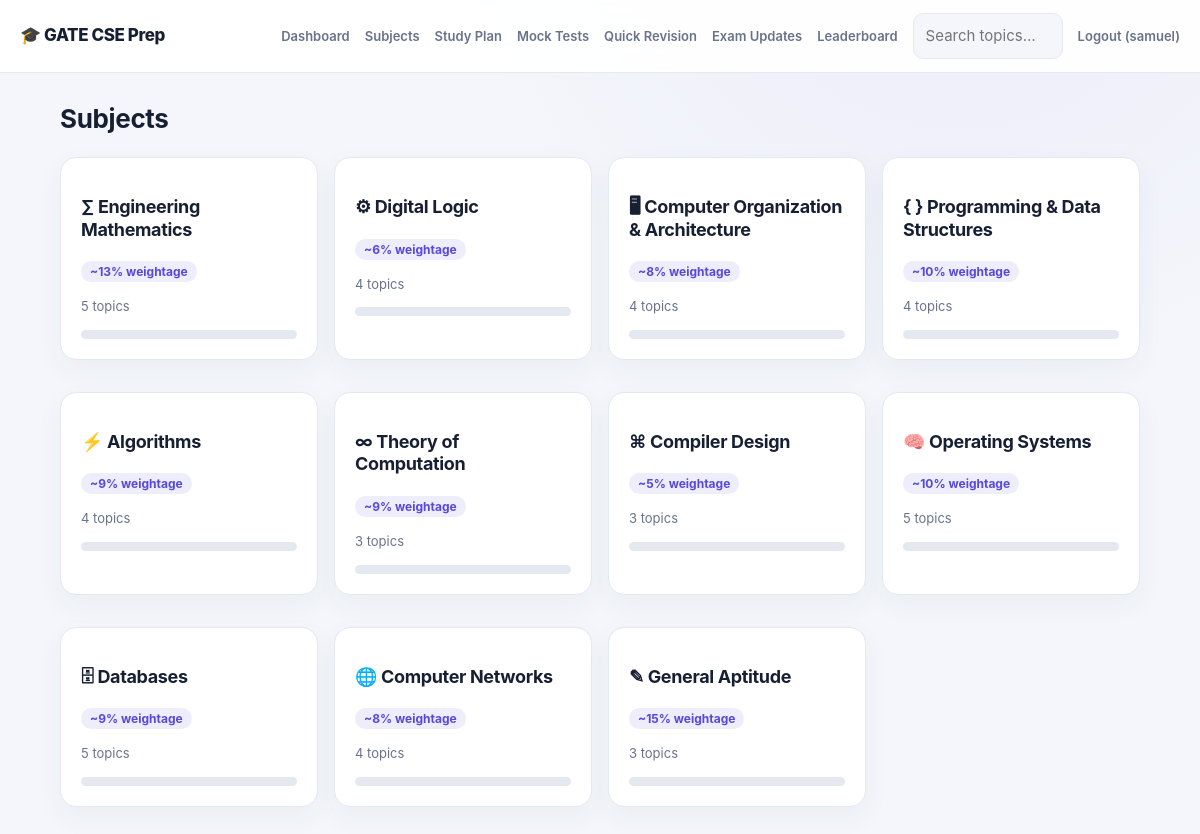
The page /subjects (signed in) on the database its author committed.
### tables this page shows
CREATE TABLE users(id INTEGER PRIMARY KEY, name TEXT, email TEXT UNIQUE, pw TEXT, is_admin INT DEFAULT 0, hours REAL DEFAULT 4, exam_date TEXT);

CREATE TABLE subjects(id INTEGER PRIMARY KEY, name TEXT, weightage INT, icon TEXT);

### app.py (the view)
@app.route("/subjects")
@login_required
def subjects():
    return render_template("subjects.html", subs=subject_stats(g.user["id"]))

### app.py (called while the page is built)
def db():
    if "db" not in g:
        g.db = sqlite3.connect(app.config["DATABASE"])
        g.db.row_factory = sqlite3.Row
        g.db.execute("PRAGMA foreign_keys=ON")
    return g.db

def q(sql, args=(), one=False):
    cur = db().execute(sql, args); rows = cur.fetchall()
    return (rows[0] if rows else None) if one else rows

def login_required(f):
    @wraps(f)
    def w(*a, **k):
        if "uid" not in session: return redirect(url_for("login", next=request.path))
        return f(*a, **k)
    return w

@app.before_request
def load_user():
    g.user = q("SELECT * FROM users WHERE id=?", (session["uid"],), one=True) if "uid" in session else None

@app.context_processor
def inject():
    d = (datetime.strptime(g.user["exam_date"] or app.config["GATE_EXAM_DATE"], "%Y-%m-%d").date() - date.today()).days if g.user else None
    return dict(days_left=d)

def subject_stats(uid):
    return q("""SELECT s.*, COUNT(t.id) total, COUNT(p.topic_id) done FROM subjects s
                LEFT JOIN topics t ON t.subject_id=s.id
                LEFT JOIN progress p ON p.topic_id=t.id AND p.user_id=? GROUP BY s.id ORDER BY s.id""", (uid,))

### templates/subjects.html
{% extends "base.html" %}{% block body %}<h2>Subjects</h2><div class="grid">{% for s in subs %}{% set p=(s.done*100//s.total) if s.total else 0 %}
<a class="card" href="{{url_for('subject',sid=s.id)}}" style="color:inherit"><h3>{{s.icon}} {{s.name}}</h3><span class="tag">~{{s.weightage}}% weightage</span><p class="mut">{{s.total}} topics</p><div class="bar"><i style="width:{{p}}%"></i></div></a>{% endfor %}</div>{% endblock %}

### templates/base.html (shortened to what this page needs)
<!doctype html><html lang="en"><head><meta charset="utf-8"><meta name="viewport" content="width=device-width,initial-scale=1">
</head><body>
<nav><a class="brand" href="/">🎓 GATE CSE Prep</a>
{% if g.user %}<a href="{{url_for('dashboard')}}">Dashboard</a><a href="{{url_for('subjects')}}">Subjects</a><a href="{{url_for('plan')}}">Study Plan</a>
<a href="{{url_for('tests')}}">Mock Tests</a><a href="{{url_for('revision')}}">Quick Revision</a><a href="{{url_for('updates')}}">Exam Updates</a><a href="{{url_for('leaderboard')}}">Leaderboard</a>
<form action="{{url_for('search')}}" style="display:flex"><input name="q" placeholder="Search topics…" style="margin:0;width:150px"></form>
<a href="{{url_for('logout')}}">Logout ({{g.user.name}})</a>
{% else %}<a href="{{url_for('login')}}">Login</a><a href="{{url_for('admin_login')}}">Admin login</a><a class="btn" href="{{url_for('register')}}">Sign up</a>{% endif %}</nav>
<main>{% with m=get_flashed_messages(with_categories=true) %}{% for c,t in m %}<div class="flash {{c}}">{{t}}</div>{% endfor %}{% endwith %}
{% block body %}{% endblock %}</main></body></html>

### templates/base.html (style rules this page uses)
:root { color-scheme:light;--bg:#f4f6fb;--card:#fff;--tx:#172033;--mut:#68738a;--pri:#5648dc;--ok:#14855b;--err:#c53c51;--bd:#e3e8f1;--shadow:0 10px 28px #26375b0c }
* { box-sizing:border-box }
body { margin:0;font:15px/1.6 Inter,ui-sans-serif,system-ui,-apple-system,"Segoe UI",sans-serif;background:radial-gradient(ellipse at 80% -15%,#7664df12,transparent 38%),var(--bg);color:var(--tx) }
a { color:var(--pri);text-decoration:none }
nav { display:flex;gap:15px;align-items:center;flex-wrap:wrap;padding:13px max(20px,calc((100vw - 1160px)/2));background:color-mix(in srgb,var(--card) 92%,transparent);border-bottom:1px solid var(--bd);position:sticky;top:0;z-index:5;backdrop-filter:blur(14px) }
nav .brand { font-size:17px;font-weight:800;margin-right:auto;color:var(--tx);letter-spacing:-.4px }
nav>a:not(.brand) { font-size:13px;font-weight:600;color:var(--mut) }
main { max-width:1120px;margin:30px auto;padding:0 20px;min-height:75vh }
h1,h2,h3 { line-height:1.25;letter-spacing:-.35px }
h2 { font-size:26px }
h3 { font-size:18px }
.card { background:var(--card);border:1px solid var(--bd);border-radius:16px;padding:20px;margin-bottom:16px;box-shadow:var(--shadow) }
.grid { display:grid;grid-template-columns:repeat(auto-fill,minmax(230px,1fr));gap:16px }
input,select,textarea { width:100%;padding:10px 12px;border:1px solid var(--bd);border-radius:10px;background:var(--bg);color:var(--tx);font:inherit;margin:5px 0 12px }
.bar { height:9px;background:var(--bd);border-radius:8px;overflow:hidden }
.mut { color:var(--mut);font-size:13px }
.tag { font-size:12px;padding:3px 9px;border-radius:99px;background:color-mix(in srgb,var(--pri) 10%,var(--card));color:var(--pri);font-weight:650 }

### rows shown on the page
users: user.name "samuel"
subjects: icon "∑", name "Engineering Mathematics", weightage "13", total "5"
subjects: icon "⚙", name "Digital Logic", weightage "6", total "4"
subjects: icon "🖥", name "Computer Organization & Architecture", weightage "8", total "4"
subjects: icon "{ }", name "Programming & Data Structures", weightage "10", total "4"
subjects: icon "⚡", name "Algorithms", weightage "9", total "4"
subjects: icon "∞", name "Theory of Computation", weightage "9", total "3"
subjects: icon "⌘", name "Compiler Design", weightage "5", total "3"
subjects: icon "🧠", name "Operating Systems", weightage "10", total "5"
subjects: icon "🗄", name "Databases", weightage "9", total "5"
subjects: icon "🌐", name "Computer Networks", weightage "8", total "4"
subjects: icon "✎", name "General Aptitude", weightage "15", total "3"
